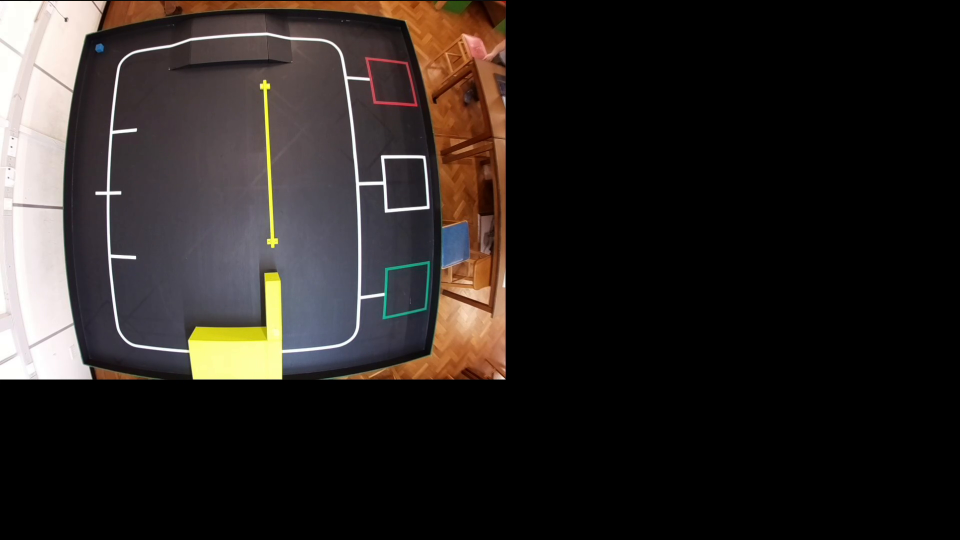
#> input picture frame 65 of src/2022-11-11 16-33-38.mp4, 1920 x 1080 px, given in place of 2022-11-10 09-07-51.mp4, which was not available (shown at 1/2 size)
$ python poc.py
#> lines starting #> are read from the running program, lines starting #| are printed output that depends on the picture; after the words box and inside, x2 and y2 are one past the last pixel; in counts of white or black regions, pixels touching at a corner belong together; pictures that were not available may be replaced by others from this repository, and a replacement may not be noted
#test
#https://github.com/Thyix/astar-pathfinding


import math
import numba
from numba.typed import List
import cv2 as cv
import numpy as np
from icecream import ic
from time import time

# [6 lines of commented-out code are left out]
cap = cv.VideoCapture("2022-11-10 09-07-51.mp4")
# cap = cv.VideoCapture("2022-11-11 16-00-12.mp4")
# cap = cv.VideoCapture("2022-11-11 16-33-38.mp4")


# https://github.com/kaustubh-sadekar/VirtualCam/blob/master/GUI.py
def nothing(x):
    pass
window_detection_name = 'Object Detection'

# https://docs.opencv.org/3.4/da/d97/tutorial_threshold_inRange.html

max_value = 255
max_value_H = 180
low_H = 0
low_S = 0
low_V = 0
high_H = max_value
high_S = max_value
high_V = max_value
window_detection_name = 'Object Detection'
low_H_name = 'Low H'
low_S_name = 'Low S'
low_V_name = 'Low V'
high_H_name = 'High H'
high_S_name = 'High S'
high_V_name = 'High V'

# [36 lines left out: functions on_low_H_thresh_trackbar, on_high_H_thresh_trackbar, on_low_S_thresh_trackbar, on_high_S_thresh_trackbar, on_low_V_thresh_trackbar, on_high_V_thresh_trackbar, not called in this run]

cv.namedWindow(window_detection_name)
cv.createTrackbar(low_H_name, window_detection_name , low_H, max_value_H, on_low_H_thresh_trackbar)
cv.createTrackbar(high_H_name, window_detection_name , high_H, max_value_H, on_high_H_thresh_trackbar)
cv.createTrackbar(low_S_name, window_detection_name , low_S, max_value, on_low_S_thresh_trackbar)
cv.createTrackbar(high_S_name, window_detection_name , high_S, max_value, on_high_S_thresh_trackbar)
cv.createTrackbar(low_V_name, window_detection_name , low_V, max_value, on_low_V_thresh_trackbar)
cv.createTrackbar(high_V_name, window_detection_name , high_V, max_value, on_high_V_thresh_trackbar)


pathCornerStack = []


width  = 1012
height = 760

def acqFrame():
    ret, frame = cap.read()
    frame = frame[0:height, 0:width]
    # ic("acq")
    # if frame is read correctly ret is True
    if not ret:
        raise Exception("Can't receive frame (stream end?). Exiting ...")
    return frame

def acqCorrectedFrame(distCoeff, rotM, resizeFactor, blurSize):

    frame = acqFrame()
    dist = cv.undistort(frame,cam,distCoeff)

    distOR = cv.warpAffine(src=dist, M=rotM, dsize=(width, height))
    dim = (int(width/resizeFactor), int(height/resizeFactor))
    distOR = cv.GaussianBlur(distOR, (blurSize, blurSize), 1)
    distOR = cv.resize(distOR, dim, interpolation = cv.INTER_AREA)
    cv.imshow("test", dist)
    return distOR

def drawDiagnosticPoint(frame, point, color):
    return cv.circle(frame, point, radius=1, color=color, thickness=-1)

dt = np.dtype([('f0', '<i8'), ('f1', '<i8')])
# https://stackoverflow.com/questions/55316735/shortest-path-in-a-grid-using-bfs
# [185 lines left out: functions find_nearest_bfs, pathFind_BFS, pathfindBFS, not called in this run]


#distortion correction

distFrames = 20 #use 20 frames for distortion correction

distCoeff = np.zeros((4,1),np.float64)

# TODO: add your coefficients here!
k1 = -2.5e-5; # negative to remove barrel distortion
k2 = 0.0;
p1 = 25e-5;
p2 = 0.0;

distCoeff[0,0] = k1;
distCoeff[1,0] = k2;
distCoeff[2,0] = p1;
distCoeff[3,0] = p2;


# assume unit matrix for camera
cam = np.eye(3,dtype=np.float32)

cam[0,2] = width/2.0  # define center x
cam[1,2] = height/2.0 # define center y
cam[0,0] = 6.        # define focal length x
cam[1,1] = 6.        # define focal length y
# newcameramtx, roi = cv.getOptimalNewCameraMatrix(cam, distCoeff, (width, height), 1, ())

rotTheta = np.zeros(distFrames)

for r in range(distFrames):

    frame = acqFrame()

    dist = cv.undistort(frame,cam,distCoeff)

    # https://github.com/ShaheerSajid/OpenCV-Maze-Solving/blob/main/code/Source.cpp
    hsv = cv.cvtColor(dist, cv.COLOR_BGR2HSV) #src BGR to HSV
    frame_threshold = cv.inRange(hsv, (0, 0, 228), (255, 255, 255))
    frame_threshold = cv.GaussianBlur(frame_threshold, (9, 9), 1);
    kernel = np.ones((19, 19), np.uint8)
    dilation = cv.dilate(frame_threshold, kernel, iterations=1)
    erosion = cv.erode(dilation, kernel, iterations=1)
    erosionG = cv.Canny(erosion, 40, 200, None, 3)
    distO = np.copy(dist)

    rotTheta[r] = 0

    lines = cv.HoughLines(erosionG, 1, np.pi / 250, 175, None, 0, 0)
    if lines is not None:
        for i in range(0, len(lines)):
            rho = lines[i][0][0]
            theta = lines[i][0][1]
            a = math.cos(theta)
            b = math.sin(theta)
            x0 = a * rho
            y0 = b * rho
            pt1 = (int(x0 + 1000*(-b)), int(y0 + 1000*(a)))
            pt2 = (int(x0 - 1000*(-b)), int(y0 - 1000*(a)))
            cv.line(distO, pt1, pt2, (0,0,255), 3, cv.LINE_AA)
            # cv.imshow("line", distO)
            try:
                rotTheta[r] += (pt1[1]-pt2[1])/(pt1[0]-pt2[0])
                # ic(theta)
            except ZeroDivisionError:
                ic("Rotation Lock Lost")

        rotTheta[r] = rotTheta[r] / len(lines)
#> this loop made 20 passes
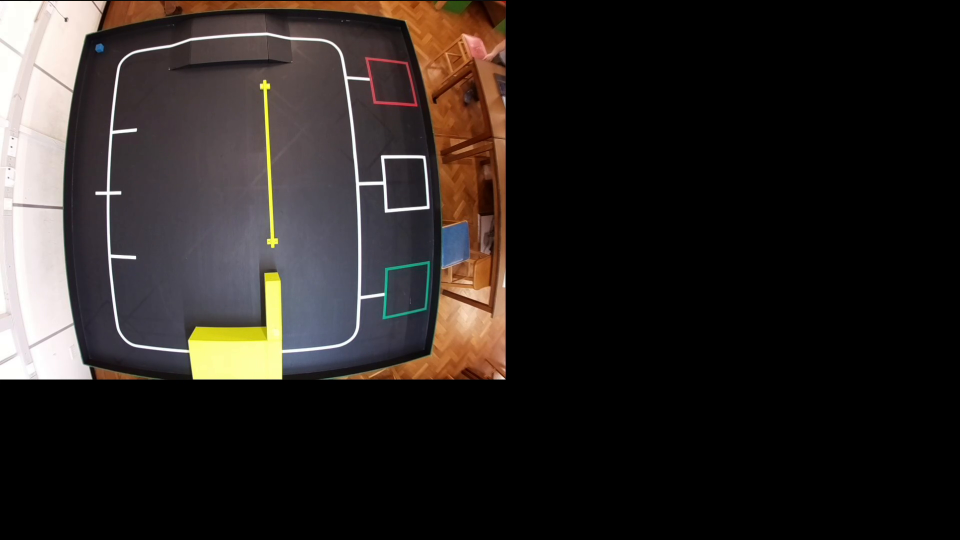
#> input picture frame 65 of src/2022-11-11 16-33-38.mp4, 1920 x 1080 px, given in place of 2022-11-10 09-07-51.mp4, which was not available (shown at 1/2 size)
#> pass 1, in acqFrame, `frame = frame[0:height, 0:width]`:
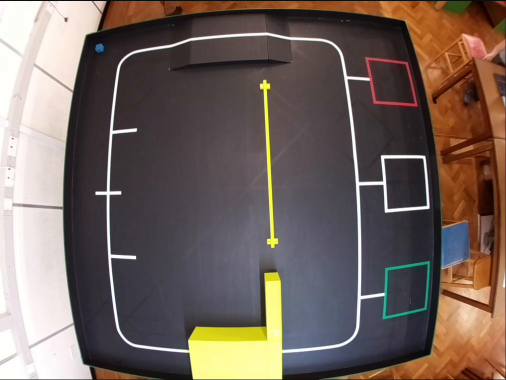
#> frame: shape (760, 1012, 3) (shown at 1/2 size); mean B, G, R 92.9, 99.7, 114.5
#> pass 1, `frame_threshold = cv.inRange(hsv, (0, 0, 228), (255, 255, 255))`:
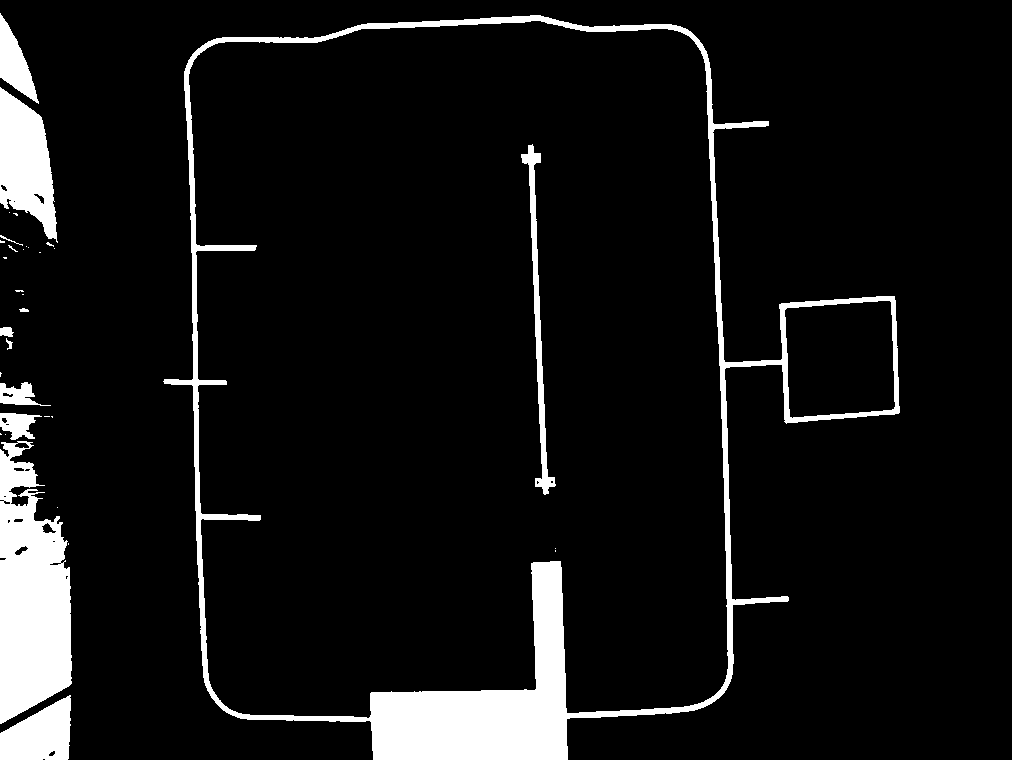
#> frame_threshold: shape (760, 1012); 8.1% white; 34 white regions (22 under 20 px), largest, box (x1, y1, x2, y2) and area: (163, 15, 900, 760) 33249, (0, 441, 72, 724) 14662, (0, 87, 58, 243) 5603
#> after the loop:
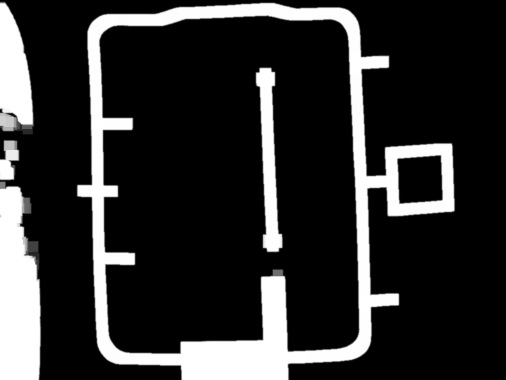
#> dilation: shape (760, 1012) (shown at 1/2 size); min 0, max 255, mean 47.9
#> after the loop:
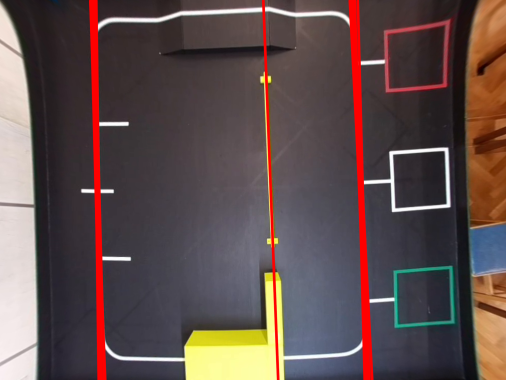
#> distO: shape (760, 1012, 3) (shown at 1/2 size); mean B, G, R 76.8, 78.4, 96.1
#> after the loop:
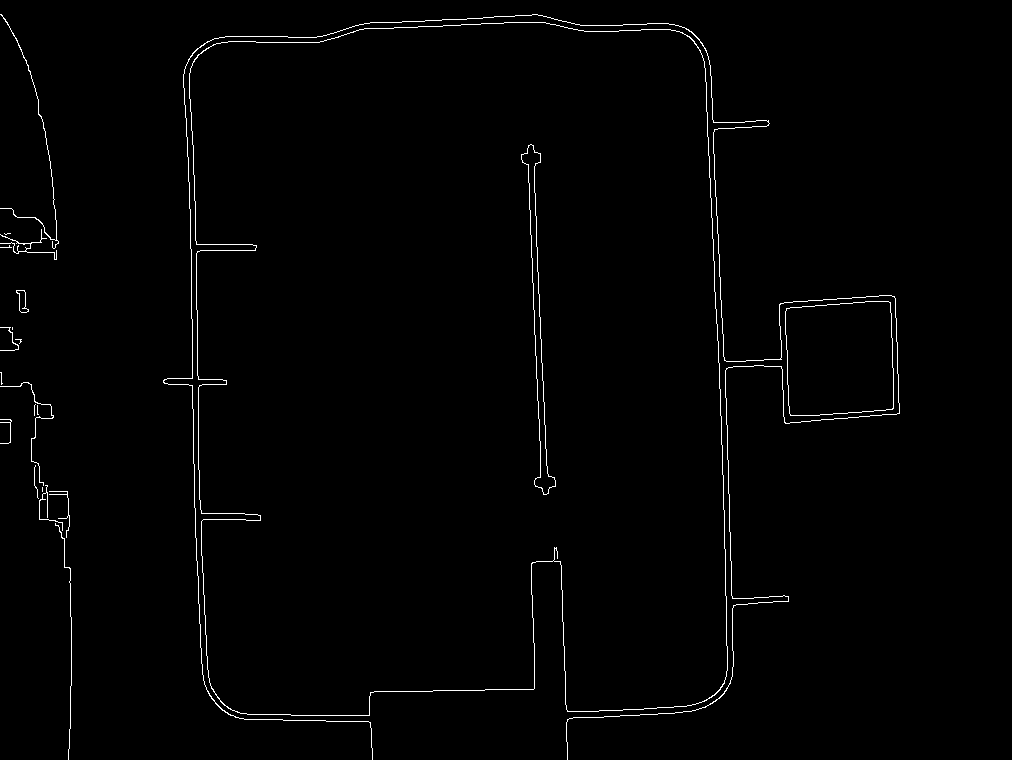
#> erosionG: shape (760, 1012); 1.1% white in thin lines or dots, all inside (x1, y1, x2, y2) = (0, 14, 900, 760)
#> after the loop, rotTheta = 20 values, max 38.65 at index 8, min 38.6 at index 0, mean 38.61
        # ic(math.atan(rotTheta[r]))
        # rotTheta[r] = math.atan(rotTheta[r])

rotThetaAvg = np.average(rotTheta)
#> rotThetaAvg = 38.61
rotThetaAvg = math.atan(rotThetaAvg)
#> rotThetaAvg = 1.54

rotM = cv.getRotationMatrix2D((width/2, height/2), rotThetaAvg * 180 / np.pi, 1)
#> rotM = [[0.0259, 1, 113], [-1, 0.0259, 876]]
ic(rotM)
# cv.imshow("test",acqCorrectedFrame(distCoeff, rotM, 2, 5))

##cache map
mapFrames = 20 #use 20 frames to get a map and cache it
#targets
redXY = []
greenXY = []
tunnelEndXY = []
path = []

for m in range(mapFrames):

    distOR = acqCorrectedFrame(distCoeff, rotM, 2, 5)

    corrected = cv.cvtColor(distOR, cv.COLOR_BGR2HSV)
    tresh_path = cv.inRange(corrected, (0, 0, 180), (255, 16, 255))
    tresh_G = cv.inRange(corrected, (66, 30, 70), (85, 255, 255))
    correctedINV = cv.cvtColor(cv.bitwise_not(distOR), cv.COLOR_BGR2HSV)
    # rconv = cv.cvtColor(correctedRGB, cv.COLOR_BGR2LAB)
    # rconv = cv.cvtColor(correctedRGB, cv.COLOR_BGR2YCrCb)
    rconv = correctedINV.copy() #HSV
    (hr,sr,vr) = cv.split(rconv)
    hr = np.add(hr, 30)
    rconv = cv.merge((hr, sr, vr))
    # tresh_R = cv.inRange(rconv, (110, 108, 101), (183, 186, 139))  #use LAB
    # tresh_R = cv.inRange(rconv, (0, 144, 105), (255, 212, 162)) #use ycbcr
    tresh_R = cv.inRange(rconv, (80, 33, 41), (125, 255, 243)) #use HSV
    tresh_B = cv.inRange(corrected, (low_H, low_S, low_V), (high_H, high_S, high_V))
    tresh_O = cv.inRange(corrected, (27, 91, 182), (52, 255, 255))


    # tresh_R = cv.GaussianBlur(tresh_R, (5,5), 1);
    tresh_R = cv.medianBlur(tresh_R, 3)
    rkernel = np.ones((3,3), np.uint8)
    tresh_R = cv.erode(tresh_R, rkernel, iterations = 1)
    tresh_R = cv.dilate(tresh_R, rkernel, iterations=1)
    # tresh_R = cv.erode(tresh_R, rkernel, iterations=1)

    # tresh_path = cv.GaussianBlur(tresh_path, (15, 15), 1)
    # tresh_path = cv.medianBlur(tresh_path, 3)
    rkernel = np.ones((3,3), np.uint8)
    tresh_path = cv.dilate(tresh_path, rkernel, iterations=1)
    tresh_path = cv.erode(tresh_path, rkernel, iterations=1)
    path.append(tresh_path)

    tresh_G = cv.GaussianBlur(tresh_G, (15,15), 1)
    # tresh_G = cv.medianBlur(tresh_G, 3)
    rkernel = np.ones((3,3), np.uint8)
    tresh_G = cv.erode(tresh_G, rkernel, iterations=1)
    tresh_G = cv.dilate(tresh_G, rkernel, iterations=1)

    # tresh_O = cv.GaussianBlur(tresh_O, (37, 37), 1);
    tresh_O = cv.medianBlur(tresh_O, 3)
    rkernel = np.ones((15,5), np.uint8) #asymmetrical dilate to make the endpoint detection more reliable
    # tresh_O = cv.erode(tresh_O, rkernel, iterations=1)
    tresh_O = cv.dilate(tresh_O, rkernel, iterations=3)


    # find green square
    cnts,_ = cv.findContours(tresh_G.copy(), cv.RETR_EXTERNAL, cv.CHAIN_APPROX_SIMPLE)
    gc = cv.cvtColor(tresh_G, cv.COLOR_GRAY2BGR)
    cv.drawContours(gc, cnts, -1, (0,255,0), 2)
    momentGMax = 0
    idxGMax = 0;
    for i in range(len(cnts)):
        M = cv.moments(cnts[i])
        if M['m00'] > momentGMax:
            idxGMax = i
            momentGMax = M["m00"]
    M = cv.moments(cnts[idxGMax])
    cx = int(M['m10']/M['m00'])
    cy = int(M['m01']/M['m00'])
    greenXY.append(np.array([cx, cy]))


    #find red square
    cnts,hie = cv.findContours(tresh_R.copy(), cv.RETR_EXTERNAL, cv.CHAIN_APPROX_SIMPLE)
    rc = cv.cvtColor(tresh_R, cv.COLOR_GRAY2BGR)
    cv.drawContours(rc, cnts, -1, (0,255,0), 2)
    momentRMax = 0
    idxRMax = 0;
    for i in range(len(cnts)):
        M = cv.moments(cnts[i])
        if M['m00'] > momentRMax:
            idxRMax = i
            momentRMax = M["m00"]
    M = cv.moments(cnts[idxRMax])
    cx = int(M['m10']/M['m00'])
    cy = int(M['m01']/M['m00'])
    redXY.append(np.array([cx, cy]))


    #find tunnel
    cnts,_ = cv.findContours(tresh_O.copy(), cv.RETR_EXTERNAL, cv.CHAIN_APPROX_SIMPLE)
    oc = cv.cvtColor(tresh_O, cv.COLOR_GRAY2BGR)
    cv.drawContours(oc, cnts, -1, (0,255,0), 2)

    #find endpoints on path

    tresh_pathF = np.float32(tresh_path)
    pathCorner = cv.cornerHarris(tresh_pathF, 5, 3, 0.04)
    cv.imshow("pathC", pathCorner)
    pathCorner = cv.erode(pathCorner, None, iterations = 2)
    pathCorner = cv.dilate(pathCorner,None)

    #do temporal filtering
    ntmax = 15
    if(len(pathCornerStack)) == ntmax:
        pathCornerStack.pop(0) #circular buffer
    pathCornerStack.append(pathCorner)
    pathCornerStackS = np.sum(pathCornerStack, axis = 0)
    pathCornerStackF = np.where(pathCornerStackS>255*12, 255, 0)
    pathCornerStackF = pathCornerStackF.astype(np.uint8)

    # cv.imshow("pathCornerStackF", pathCornerStackF)

    #find points that are within the obstacle so we can interpolate
    tresh_OD = cv.dilate(tresh_O, None, iterations = 5)
    cntsO,_ = cv.findContours(tresh_OD.copy(), cv.RETR_EXTERNAL, cv.CHAIN_APPROX_SIMPLE)
    cntsP,_ = cv.findContours(pathCornerStackF.copy(), cv.RETR_EXTERNAL, cv.CHAIN_APPROX_SIMPLE)
    pc = cv.cvtColor(pathCornerStackF, cv.COLOR_GRAY2BGR)
    oc = cv.cvtColor(tresh_OD, cv.COLOR_GRAY2BGR)
    cv.drawContours(pc, cntsP, -1, (0,255,0), 1)
    obsEndPoint = []
    for conO in cntsO:
        for conP in cntsP:
            mu = cv.moments(conP)
            (px, py) = (int(mu['m10'] / (mu['m00'] + 1e-5)), int(mu['m01'] / (mu['m00'] + 1e-5)))
            d = cv.pointPolygonTest(conO, (px, py), False)
            if d == 1.0:
                obsEndPoint.append((px, py))
    # obsEndPoint = np.sort(obsEndPoint, axis = -1)
    tunnelEndXY.append(np.array([obsEndPoint[0], obsEndPoint[-1]])) #WARN: This might break stuff
    # tunnelEndXY = np.sort(tunnelEndXY, axis = -1) #sort to remove spurs


# ic(tunnelEndXY)

#compute medians
redXY = np.median(redXY, axis=0).astype(int)
greenXY = np.median(greenXY, axis=0).astype(int)
path = np.median(path, axis=0).astype(np.uint8)
tunnelEndXY = np.median(tunnelEndXY, axis=0).astype(int)

# ic(tunnelEndXY)

#get path mask
pathMask = np.zeros(np.shape(path))
pathCnts,_ = cv.findContours(path, cv.RETR_EXTERNAL, cv.CHAIN_APPROX_NONE)
maxPathMoment = 0
maxPath = 0
for i in range(len(pathCnts)): #find largest contour by extents
    currMoment = cv.moments(pathCnts[i])["m00"]
    if currMoment > maxPathMoment:
        maxPathMoment = currMoment
        maxPath = i
pathMask = cv.drawContours(pathMask, pathCnts,i, color=(255,255,255))
pathMask = cv.dilate(pathMask, None, iterations=2)
path = cv.bitwise_and(path, pathMask.astype(np.uint8)) #mask path


for i in range(50):
    acqFrame()


while True:
    start = time()
    targets = []
    #find new blocks
    distOR = acqCorrectedFrame(distCoeff, rotM, 2, 5)
    corrected = cv.cvtColor(distOR, cv.COLOR_BGR2HSV)
    tresh_block = cv.inRange(corrected, (100, 141, 35), (163, 255, 255))
    tresh_block = cv.dilate(tresh_block, (10,10), iterations=3)
    tresh_block = cv.medianBlur(tresh_block, 3)
    cnts, _ = cv.findContours(tresh_block, cv.RETR_EXTERNAL, cv.CHAIN_APPROX_SIMPLE)
    # ic(len(cnts))
    for cnt in cnts:
        # ic(cv.moments(cnt)['m00'])
        M = cv.moments(cnt)
        if M["m00"] < 150 and M["m00"] > 30: #TODO: replace with better filtering
            targets.append((int(M['m10'] / (M['m00'] + 1e-5)), int(M['m01'] / (M['m00'] + 1e-5))))


    map = path.copy()
    map = cv.cvtColor(map, cv.COLOR_GRAY2BGR)
    map = drawDiagnosticPoint(map, redXY, (0,0,255))
    map = drawDiagnosticPoint(map, greenXY, (0,255,0))
    map = drawDiagnosticPoint(map, tunnelEndXY[0], (0,255,255))
    map = drawDiagnosticPoint(map, tunnelEndXY[1], (0,255,255))
    for target in targets:
        drawDiagnosticPoint(map, target, (255, 125, 0))

    # [28 lines of commented-out code are left out]
    cv.imshow("red0", distOR)
    # cv.imshow("red1", pc)
    # cv.imshow("red2", oc)
    cv.imshow("map", map)

    # end = timer()
    # ic(end-start)
    if cv.waitKey(1) == ord('q'):
        break
    end = time()
    print("Current FPS: " + str(1/(end-start)))
# When everything done, release the capture
cap.release()
cv.destroyAllWindows()
